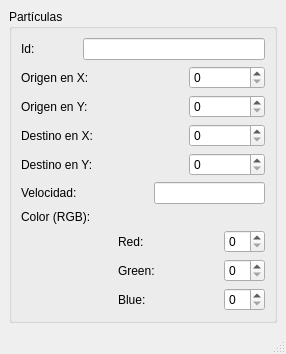
<?xml version="1.0" encoding="UTF-8"?>
<ui version="4.0">
 <class>MainWindow</class>
 <widget class="QMainWindow" name="MainWindow">
  <property name="geometry">
   <rect>
    <x>0</x>
    <y>0</y>
    <width>286</width>
    <height>339</height>
   </rect>
  </property>
  <property name="windowTitle">
   <string>MainWindow</string>
  </property>
  <widget class="QWidget" name="centralwidget">
   <layout class="QGridLayout" name="gridLayout_2">
    <item row="0" column="0">
     <widget class="QGroupBox" name="groupBox">
      <property name="title">
       <string>Partículas</string>
      </property>
      <layout class="QGridLayout" name="gridLayout">
       <item row="0" column="0">
        <widget class="QLabel" name="label">
         <property name="text">
          <string>Id:</string>
         </property>
        </widget>
       </item>
       <item row="0" column="1" colspan="5">
        <widget class="QLineEdit" name="lineEdit"/>
       </item>
       <item row="1" column="0" colspan="4">
        <widget class="QLabel" name="label_2">
         <property name="text">
          <string>Origen en X:</string>
         </property>
        </widget>
       </item>
       <item row="1" column="4" colspan="2">
        <widget class="QSpinBox" name="spinBox_4"/>
       </item>
       <item row="2" column="0" colspan="2">
        <widget class="QLabel" name="label_3">
         <property name="text">
          <string>Origen en Y:</string>
         </property>
        </widget>
       </item>
       <item row="2" column="4" colspan="2">
        <widget class="QSpinBox" name="spinBox_3"/>
       </item>
       <item row="3" column="0" colspan="3">
        <widget class="QLabel" name="label_4">
         <property name="text">
          <string>Destino en X:</string>
         </property>
        </widget>
       </item>
       <item row="3" column="4" colspan="2">
        <widget class="QSpinBox" name="spinBox_2"/>
       </item>
       <item row="4" column="0" colspan="3">
        <widget class="QLabel" name="label_5">
         <property name="text">
          <string>Destino en Y:</string>
         </property>
        </widget>
       </item>
       <item row="4" column="4" colspan="2">
        <widget class="QSpinBox" name="spinBox"/>
       </item>
       <item row="5" column="0">
        <widget class="QLabel" name="label_6">
         <property name="text">
          <string>Velocidad:</string>
         </property>
        </widget>
       </item>
       <item row="5" column="3" colspan="3">
        <widget class="QLineEdit" name="lineEdit_2"/>
       </item>
       <item row="6" column="0" colspan="2">
        <widget class="QLabel" name="label_7">
         <property name="text">
          <string>Color (RGB):</string>
         </property>
        </widget>
       </item>
       <item row="7" column="2" colspan="3">
        <widget class="QLabel" name="label_8">
         <property name="text">
          <string>Red:</string>
         </property>
        </widget>
       </item>
       <item row="7" column="5">
        <widget class="QSpinBox" name="spinBox_5"/>
       </item>
       <item row="8" column="2" colspan="3">
        <widget class="QLabel" name="label_9">
         <property name="text">
          <string>Green:</string>
         </property>
        </widget>
       </item>
       <item row="8" column="5">
        <widget class="QSpinBox" name="spinBox_6"/>
       </item>
       <item row="9" column="2" colspan="3">
        <widget class="QLabel" name="label_10">
         <property name="text">
          <string>Blue:</string>
         </property>
        </widget>
       </item>
       <item row="9" column="5">
        <widget class="QSpinBox" name="spinBox_7"/>
       </item>
      </layout>
     </widget>
    </item>
   </layout>
  </widget>
  <widget class="QMenuBar" name="menubar">
   <property name="geometry">
    <rect>
     <x>0</x>
     <y>0</y>
     <width>286</width>
     <height>21</height>
    </rect>
   </property>
  </widget>
  <widget class="QStatusBar" name="statusbar"/>
 </widget>
 <resources/>
 <connections/>
</ui>
